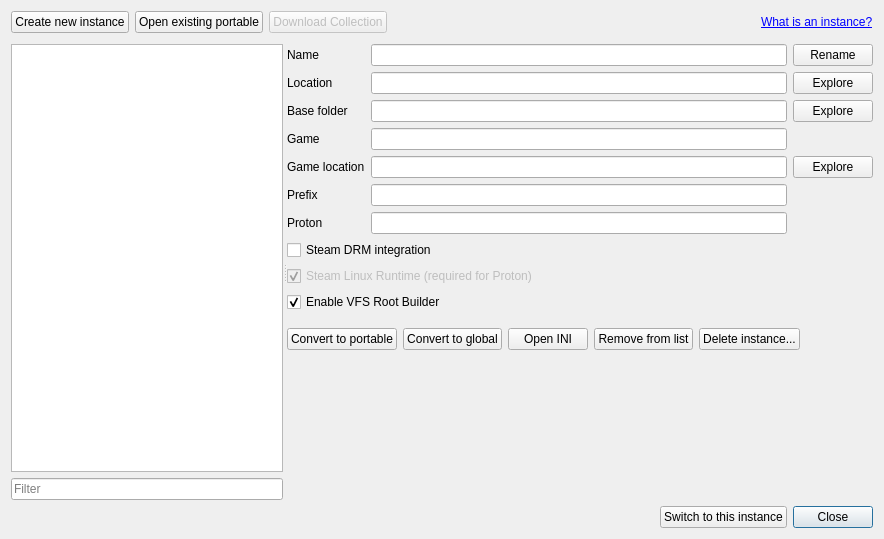
<?xml version="1.0" encoding="UTF-8"?>
<ui version="4.0">
 <class>InstanceManagerDialog</class>
 <widget class="QDialog" name="InstanceManagerDialog">
  <property name="geometry">
   <rect>
    <x>0</x>
    <y>0</y>
    <width>884</width>
    <height>539</height>
   </rect>
  </property>
  <property name="windowTitle">
   <string>Instance manager</string>
  </property>
  <layout class="QVBoxLayout" name="verticalLayout_6">
   <item>
    <widget class="QWidget" name="widget_8" native="true">
     <layout class="QHBoxLayout" name="horizontalLayout_2">
      <property name="leftMargin">
       <number>0</number>
      </property>
      <property name="topMargin">
       <number>0</number>
      </property>
      <property name="rightMargin">
       <number>0</number>
      </property>
      <property name="bottomMargin">
       <number>5</number>
      </property>
      <item>
       <widget class="QPushButton" name="createNew">
        <property name="text">
         <string>Create new instance</string>
        </property>
        <property name="icon">
         <iconset resource="resources.qrc">
          <normaloff>:/MO/gui/add</normaloff>:/MO/gui/add</iconset>
        </property>
       </widget>
      </item>
      <item>
       <widget class="QPushButton" name="openExisting">
        <property name="text">
         <string>Open existing portable</string>
        </property>
        <property name="icon">
         <iconset resource="resources.qrc">
          <normaloff>:/MO/gui/open_folder</normaloff>:/MO/gui/open_folder</iconset>
        </property>
       </widget>
      </item>
      <item>
       <widget class="QPushButton" name="downloadCollection">
        <property name="enabled">
         <bool>false</bool>
        </property>
        <property name="text">
         <string>Download Collection</string>
        </property>
        <property name="toolTip">
         <string>Coming soon: browse Nexus Collections and install one as a new instance.</string>
        </property>
       </widget>
      </item>
      <item>
       <spacer name="horizontalSpacer">
        <property name="orientation">
         <enum>Qt::Horizontal</enum>
        </property>
        <property name="sizeHint" stdset="0">
         <size>
          <width>40</width>
          <height>20</height>
         </size>
        </property>
       </spacer>
      </item>
      <item>
       <widget class="LinkLabel" name="whatis">
        <property name="text">
         <string>&lt;html&gt;&lt;head/&gt;&lt;body&gt;&lt;p&gt;&lt;a href=&quot;https://github.com/ModOrganizer2/modorganizer/wiki/Instances&quot;&gt;What is an instance?&lt;/a&gt;&lt;/p&gt;&lt;/body&gt;&lt;/html&gt;</string>
        </property>
        <property name="openExternalLinks">
         <bool>true</bool>
        </property>
       </widget>
      </item>
     </layout>
    </widget>
   </item>
   <item>
    <layout class="QVBoxLayout" name="verticalLayout_5" stretch="1">
     <item>
      <widget class="QWidget" name="widget_4" native="true">
       <layout class="QVBoxLayout" name="verticalLayout_4">
        <property name="leftMargin">
         <number>0</number>
        </property>
        <property name="topMargin">
         <number>0</number>
        </property>
        <property name="rightMargin">
         <number>0</number>
        </property>
        <property name="bottomMargin">
         <number>0</number>
        </property>
        <item>
         <widget class="QSplitter" name="splitter">
          <property name="orientation">
           <enum>Qt::Horizontal</enum>
          </property>
          <widget class="QWidget" name="widget_2" native="true">
           <layout class="QVBoxLayout" name="verticalLayout">
            <property name="leftMargin">
             <number>0</number>
            </property>
            <property name="topMargin">
             <number>0</number>
            </property>
            <property name="rightMargin">
             <number>0</number>
            </property>
            <property name="bottomMargin">
             <number>0</number>
            </property>
            <item>
             <widget class="QListView" name="list">
              <property name="editTriggers">
               <set>QAbstractItemView::NoEditTriggers</set>
              </property>
              <property name="verticalScrollMode">
               <enum>QAbstractItemView::ScrollPerPixel</enum>
              </property>
              <property name="horizontalScrollMode">
               <enum>QAbstractItemView::ScrollPerPixel</enum>
              </property>
              <property name="resizeMode">
               <enum>QListView::Adjust</enum>
              </property>
              <property name="uniformItemSizes">
               <bool>true</bool>
              </property>
             </widget>
            </item>
            <item>
             <widget class="QWidget" name="widget_5" native="true">
              <layout class="QHBoxLayout" name="horizontalLayout_4">
               <property name="leftMargin">
                <number>0</number>
               </property>
               <property name="topMargin">
                <number>0</number>
               </property>
               <property name="rightMargin">
                <number>0</number>
               </property>
               <property name="bottomMargin">
                <number>0</number>
               </property>
               <item>
                <widget class="QLineEdit" name="filter">
                 <property name="placeholderText">
                  <string>Filter</string>
                 </property>
                </widget>
               </item>
              </layout>
             </widget>
            </item>
           </layout>
          </widget>
          <widget class="QWidget" name="widget_3" native="true">
           <layout class="QVBoxLayout" name="verticalLayout_2" stretch="0,0,0,1">
            <property name="leftMargin">
             <number>0</number>
            </property>
            <property name="topMargin">
             <number>0</number>
            </property>
            <property name="rightMargin">
             <number>0</number>
            </property>
            <property name="bottomMargin">
             <number>0</number>
            </property>
            <item>
             <widget class="QWidget" name="widget_7" native="true">
              <layout class="QGridLayout" name="gridLayout" columnstretch="0,0,0">
               <property name="leftMargin">
                <number>0</number>
               </property>
               <property name="topMargin">
                <number>0</number>
               </property>
               <property name="rightMargin">
                <number>0</number>
               </property>
               <property name="bottomMargin">
                <number>0</number>
               </property>
               <item row="0" column="1">
                <widget class="QLineEdit" name="name">
                 <property name="readOnly">
                  <bool>true</bool>
                 </property>
                </widget>
               </item>
               <item row="0" column="0">
                <widget class="QLabel" name="label_2">
                 <property name="text">
                  <string>Name</string>
                 </property>
                </widget>
               </item>
               <item row="4" column="2">
                <widget class="QPushButton" name="exploreLocation">
                 <property name="text">
                  <string>Explore</string>
                 </property>
                </widget>
               </item>
               <item row="6" column="0">
                <widget class="QLabel" name="label_8">
                 <property name="text">
                  <string>Game</string>
                 </property>
                </widget>
               </item>
               <item row="6" column="1">
                <widget class="QLineEdit" name="gameName">
                 <property name="readOnly">
                  <bool>true</bool>
                 </property>
                </widget>
               </item>
               <item row="4" column="1">
                <widget class="QLineEdit" name="location">
                 <property name="readOnly">
                  <bool>true</bool>
                 </property>
                </widget>
               </item>
               <item row="4" column="0">
                <widget class="QLabel" name="label_4">
                 <property name="text">
                  <string>Location</string>
                 </property>
                </widget>
               </item>
               <item row="0" column="2">
                <widget class="QPushButton" name="rename">
                 <property name="text">
                  <string>Rename</string>
                 </property>
                </widget>
               </item>
               <item row="7" column="0">
                <widget class="QLabel" name="label">
                 <property name="text">
                  <string>Game location</string>
                 </property>
                </widget>
               </item>
               <item row="5" column="0">
                <widget class="QLabel" name="label_6">
                 <property name="text">
                  <string>Base folder</string>
                 </property>
                </widget>
               </item>
               <item row="5" column="1">
                <widget class="QLineEdit" name="baseDirectory">
                 <property name="readOnly">
                  <bool>true</bool>
                 </property>
                </widget>
               </item>
               <item row="5" column="2">
                <widget class="QPushButton" name="exploreBaseDirectory">
                 <property name="text">
                  <string>Explore</string>
                 </property>
                </widget>
               </item>
               <item row="7" column="1">
                <widget class="QLineEdit" name="gameDir">
                 <property name="readOnly">
                  <bool>true</bool>
                 </property>
                </widget>
               </item>
               <item row="7" column="2">
                <widget class="QPushButton" name="exploreGame">
                 <property name="text">
                  <string>Explore</string>
                 </property>
                </widget>
               </item>
               <item row="8" column="0">
                <widget class="QLabel" name="label_prefix">
                 <property name="text">
                  <string>Prefix</string>
                 </property>
                </widget>
               </item>
               <item row="8" column="1">
                <widget class="QLineEdit" name="prefixPath">
                 <property name="readOnly">
                  <bool>true</bool>
                 </property>
                </widget>
               </item>
               <item row="9" column="0">
                <widget class="QLabel" name="label_proton">
                 <property name="text">
                  <string>Proton</string>
                 </property>
                </widget>
               </item>
               <item row="9" column="1">
                <widget class="QLineEdit" name="protonVersion">
                 <property name="readOnly">
                  <bool>true</bool>
                 </property>
                </widget>
               </item>
               <item row="10" column="0" colspan="2">
                <widget class="QCheckBox" name="steamDrmCheckBox">
                 <property name="text">
                  <string>Steam DRM integration</string>
                 </property>
                 <property name="toolTip">
                  <string>Enable Steam DRM bridge for this instance. Disable for GOG or DRM-free games to prevent crashes.</string>
                 </property>
                </widget>
               </item>
               <item row="11" column="0" colspan="2">
                <widget class="QCheckBox" name="steamLinuxRuntimeCheckBox">
                 <property name="enabled">
                  <bool>false</bool>
                 </property>
                 <property name="text">
                  <string>Steam Linux Runtime (required for Proton)</string>
                 </property>
                 <property name="toolTip">
                  <string>Proton launches always run inside the Steam Linux Runtime container. Native Linux executables are launched directly.</string>
                 </property>
                 <property name="checked">
                  <bool>true</bool>
                 </property>
                </widget>
               </item>
               <item row="12" column="0" colspan="2">
                <widget class="QCheckBox" name="vfsRootBuilderCheckBox">
                 <property name="text">
                  <string>Enable VFS Root Builder</string>
                 </property>
                 <property name="toolTip">
                  <string>Automatically deploy mod Root/ files (SKSE, ENB, etc.) to the game directory before launch. Disable if using a third-party Root Builder plugin.</string>
                 </property>
                 <property name="checked">
                  <bool>true</bool>
                 </property>
                </widget>
               </item>
              </layout>
             </widget>
            </item>
            <item>
             <spacer name="verticalSpacer_2">
              <property name="orientation">
               <enum>Qt::Vertical</enum>
              </property>
              <property name="sizeHint" stdset="0">
               <size>
                <width>20</width>
                <height>10</height>
               </size>
              </property>
             </spacer>
            </item>
            <item>
             <widget class="QWidget" name="widget_9" native="true">
              <layout class="QHBoxLayout" name="horizontalLayout">
               <property name="leftMargin">
                <number>0</number>
               </property>
               <property name="topMargin">
                <number>0</number>
               </property>
               <property name="rightMargin">
                <number>0</number>
               </property>
               <property name="bottomMargin">
                <number>0</number>
               </property>
               <item>
                <widget class="QPushButton" name="convertToPortable">
                 <property name="text">
                  <string>Convert to portable</string>
                 </property>
                </widget>
               </item>
               <item>
                <widget class="QPushButton" name="convertToGlobal">
                 <property name="text">
                  <string>Convert to global</string>
                 </property>
                </widget>
               </item>
               <item>
                <widget class="QPushButton" name="openINI">
                 <property name="text">
                  <string>Open INI</string>
                 </property>
                </widget>
               </item>
               <item>
                <widget class="QPushButton" name="removeFromList">
                 <property name="text">
                  <string>Remove from list</string>
                 </property>
                 <property name="toolTip">
                  <string>Remove this instance from the list without deleting any files.</string>
                 </property>
                </widget>
               </item>
               <item>
                <widget class="QPushButton" name="deleteInstance">
                 <property name="text">
                  <string>Delete instance...</string>
                 </property>
                 <property name="icon">
                  <iconset resource="resources.qrc">
                   <normaloff>:/MO/gui/remove</normaloff>:/MO/gui/remove</iconset>
                 </property>
                </widget>
               </item>
               <item>
                <spacer name="horizontalSpacer_3">
                 <property name="orientation">
                  <enum>Qt::Horizontal</enum>
                 </property>
                 <property name="sizeHint" stdset="0">
                  <size>
                   <width>40</width>
                   <height>20</height>
                  </size>
                 </property>
                </spacer>
               </item>
              </layout>
             </widget>
            </item>
            <item>
             <spacer name="verticalSpacer">
              <property name="orientation">
               <enum>Qt::Vertical</enum>
              </property>
              <property name="sizeHint" stdset="0">
               <size>
                <width>20</width>
                <height>40</height>
               </size>
              </property>
             </spacer>
            </item>
           </layout>
          </widget>
         </widget>
        </item>
       </layout>
      </widget>
     </item>
    </layout>
   </item>
   <item>
    <widget class="QWidget" name="widget" native="true">
     <layout class="QHBoxLayout" name="horizontalLayout_3">
      <property name="leftMargin">
       <number>0</number>
      </property>
      <property name="topMargin">
       <number>0</number>
      </property>
      <property name="rightMargin">
       <number>0</number>
      </property>
      <property name="bottomMargin">
       <number>0</number>
      </property>
      <item>
       <spacer name="horizontalSpacer_4">
        <property name="orientation">
         <enum>Qt::Horizontal</enum>
        </property>
        <property name="sizeHint" stdset="0">
         <size>
          <width>40</width>
          <height>20</height>
         </size>
        </property>
       </spacer>
      </item>
      <item>
       <widget class="QPushButton" name="switchToInstance">
        <property name="text">
         <string>Switch to this instance</string>
        </property>
        <property name="icon">
         <iconset resource="resources.qrc">
          <normaloff>:/MO/gui/next</normaloff>:/MO/gui/next</iconset>
        </property>
       </widget>
      </item>
      <item>
       <widget class="QPushButton" name="close">
        <property name="text">
         <string>Close</string>
        </property>
        <property name="default">
         <bool>true</bool>
        </property>
       </widget>
      </item>
     </layout>
    </widget>
   </item>
  </layout>
 </widget>
 <customwidgets>
  <customwidget>
   <class>LinkLabel</class>
   <extends>QLabel</extends>
   <header location="global">linklabel.h</header>
  </customwidget>
 </customwidgets>
 <resources>
  <include location="resources.qrc"/>
 </resources>
 <connections/>
</ui>
